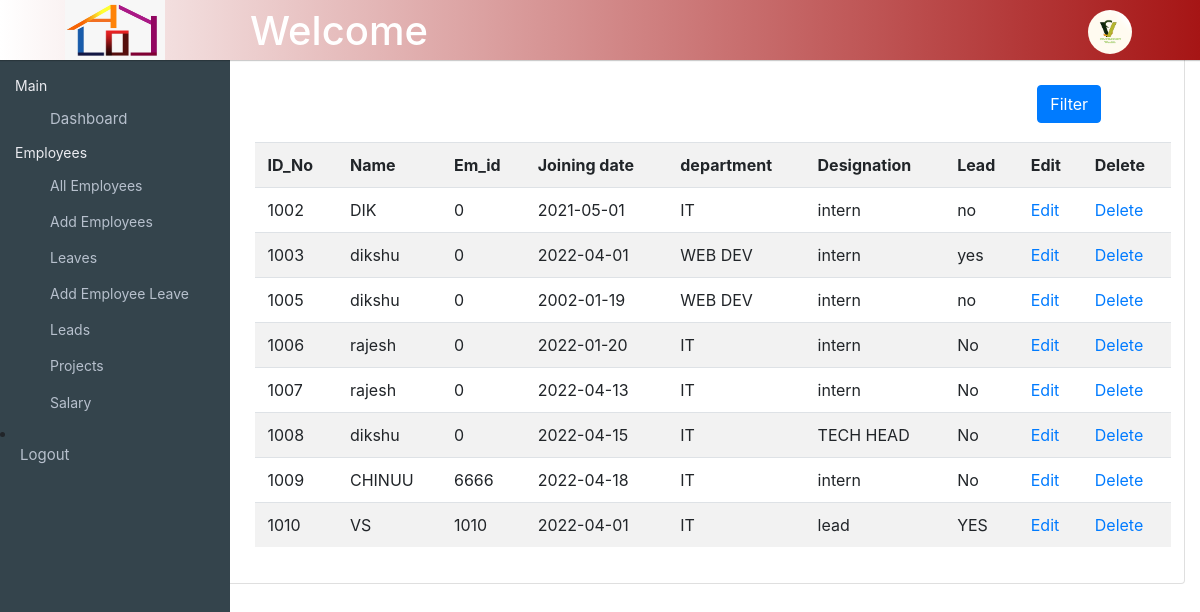
Screenshot of /employees.php (signed in) with the database file from the repository.
### tables this page shows
CREATE TABLE `employee` (
  `id` int(5) NOT NULL,
  `name` varchar(200) NOT NULL,
  `Em_id` int(6) NOT NULL,
  `joining_date` date NOT NULL,
  `depatment` varchar(100) NOT NULL,
  `designation` varchar(100) NOT NULL,
  `lead` varchar(20) NOT NULL,
  `username` varchar(200) NOT NULL,
  `password` varchar(200) NOT NULL,
  `email` varchar(100) NOT NULL
);

### employees.php (the view, shortened to what this page needs)
<?php
include "header.php";
include "top-left-menu.php";
?>
<!DOCTYPE html>
<html lang="en">
<head>
    <link rel="stylesheet" href="css/style3.css">
</head>
<body>
    <div class="breadcrumbs">
        <div class="col-sm-4">
            <div class="page-header float-left">
                <div class="page-title">
                    <h1>Employee Details </h1>
                </div>
            </div>
        </div>
    </div>
    <div class="content mt-3">
        <div class="animated fadeIn">
            <div class="row">
                <div class="col-lg-12">
                    <div class="card">
                        <div class="card-body">
                            <div class="dropdown" style="margin-top: 4%;margin-left:90%; padding:1%;">
                                <button class="btn btn-primary">Filter </button>
                            </div>
                            <table class="table table-striped custom-table datatable" style="width: 95%;">
                                <tr>
                                    <th>ID_No</th>
                                    <th>Name</th>
                                    <th>Em_id</th>
                                    <th>Joining date</th>
                                    <th>department</th>
                                    <th>Designation</th>
                                    <th>Lead</th>
                                    <th>Edit</th>
                                    <th>Delete</th>
                                </tr>
                                <?php
                                $res = mysqli_query($link, "select * from employee order by id asc");
                                while ($row = mysqli_fetch_array($res)) {
                                    echo "<tr>";
                                    echo "<td>";
                                    echo $row["id"];
                                    echo "</td>";
                                    echo "<td>";
                                    echo $row["name"];
                                    echo "</td>";
                                    echo "<td>";
                                    echo $row["Em_id"];
                                    echo "</td>";
                                    echo "<td>";
                                    echo $row["joining_date"];
                                    echo "</td>";
                                    echo "<td>";
                                    echo $row["depatment"];
                                    echo "</td>";
                                    echo "<td>";
                                    echo $row["designation"];
                                    echo "</td>";
                                    echo "<td>";
                                    echo $row["lead"];
                                    echo "</td>";
                                    echo "<td>";
                                ?>
                                    <a href="edit_empl.php?id=<?php echo $row["id"]; ?>">Edit</a>
                                    <?php
                                    echo "</td>";
                                    echo "<td>";
                                    ?>
                                    <a href="delete_empl.php?id=<?php echo $row["id"]; ?>" onclick="return confirm('Are you sure?')">Delete</a>
                                <?php
                                    echo "</td>";
                                    echo "</tr>";
                                }
                                ?>
                            </table>
                        </div>
                    </div>
                </div>
            </div>
        </div>
    </div>
</body>
</html>

### css/style.css (style rules this page uses)
html, body { max-width: 100%; }
.dropdown { position: relative; display:flexbox; list-style: none; padding: 28px; left: -40px; }

### css/style3.css (style rules this page uses)
.row table { padding: 60px; margin-top: 1%; margin-left: 55px; width: 80%; }
.page-title h1 { margin-top: 50px; align-self: center; text-align: center; font-size: large; font-weight: 600; }

### rows the page displays
employee: id "1002", name "DIK", Em "0", joining_date "2021-05-01", depatment "IT", designation "intern", lead "no"
employee: id "1003", name "dikshu", Em "0", joining_date "2022-04-01", depatment "WEB DEV", designation "intern", lead "yes"
employee: id "1005", name "dikshu", Em "0", joining_date "2002-01-19", depatment "WEB DEV", designation "intern", lead "no"
employee: id "1006", name "rajesh", Em "0", joining_date "2022-01-20", depatment "IT", designation "intern", lead "No"
employee: id "1007", name "rajesh", Em "0", joining_date "2022-04-13", depatment "IT", designation "intern", lead "No"
employee: id "1008", name "dikshu", Em "0", joining_date "2022-04-15", depatment "IT", designation "TECH HEAD", lead "No"
employee: id "1009", name "CHINUU", Em "6666", joining_date "2022-04-18", depatment "IT", designation "intern", lead "No"
employee: id "1010", name "VS", Em "1010", joining_date "2022-04-01", depatment "IT", designation "lead", lead "YES"
